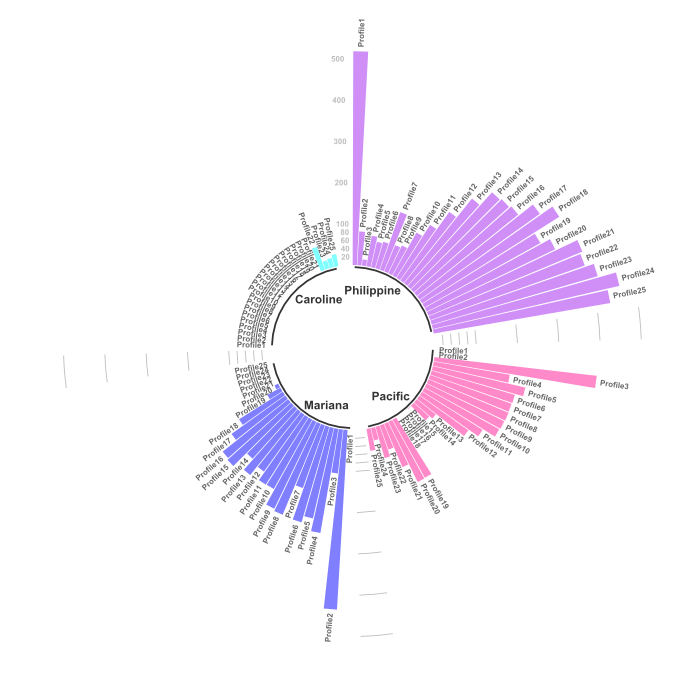

Write the R code that produced this figure.
# Круговая диаграмма пакетом tidyverse // Circular Barplot 

# ЧАСТЬ-1. готовим датафрейм. 
	# шаг-1. вчитываем таблицу с данными. делаем из нее исходный датафрейм. чистим датафрейм от NA
MDepths <- read.csv("Morphology.csv", header=TRUE, sep = ",")
MDF <- na.omit(MDepths) 
row.has.na <- apply(MDF, 1, function(x){any(is.na(x))}) 
sum(row.has.na) 
head(MDF)
	# шаг-2. сшиваем группы категорий по классам (здесь: тектоника, глубины, углы)
MDFt = melt(setDT(MDF), measure = patterns("^plate"), value.name = c("tectonics"))
head(MDFt)

library(tidyverse)
	# шаг-3 создаем короткий датафрейм всего из 3 значений (value - длина лепестка круга)
data<- data.frame(
	id = MDFt$profile, # номера как факторное значение, т.е. просто перечисление, здесь 1:25
	individual = paste("Profile", seq(1,25), sep=""),
	group = MDFt$variable, # здесь: 4 тектон. плиты
	value = MDFt$tectonics) # здесь: значение толщины мор. отложений (длина лепестка круга) 
levels(MDFt$variable) = c("Philippine" , "Pacific", "Mariana", "Caroline") # прописываем названия 4 плит чтобы отображались на оси X


	# шаг-4 делаем пустую колонку чтобы было расстояние между группами /Set a number of 'empty bar' to add at the end of each group
empty_bar=3
to_add = data.frame( matrix(NA, empty_bar*nlevels(data$group), ncol(data)))
colnames(to_add) = colnames(data)
to_add$group=rep(levels(data$group), each=empty_bar)
data=rbind(data, to_add)
data=data %>% arrange(group)
data$id=seq(1, nrow(data))

# ЧАСТЬ-2. 
	# шаг-5 создаем ярлычки-лейблы для каждого лепестка круга - из датафрейма берем информацию для ярлыков // Get the name and the y position of each label
label_data = data 	
number_of_bar=nrow(label_data) # шаг-4 подсчитываем углы calculate the ANGLE of the labels 
angle = 90 - 360 * (label_data$id-0.5) /number_of_bar     # I substract 0.5 because the letter must have the angle of the center of the bars. Not extreme right(1) or extreme left (0)
label_data$hjust<-ifelse(angle < -90, 1, 0) # распределяем ярлычки справа-слева 	
label_data$angle<-ifelse(angle < -90, angle+180, angle) # переворачиваем ярлычки при переходе через 180 гр. // flip angle BY to make them readable 

# ЧАСТЬ-3 теперь рисуем сам круг. 
	# шаг-6. prepare a data frame for base lines
base_data=data %>% 
  	group_by(group) %>% 
  	summarize(start=min(id), end=max(id) - empty_bar) %>% 
  	rowwise() %>% 
  	mutate(title=mean(c(start, end)))

	# шаг-7. prepare a data frame for grid (scales)
grid_data = base_data
grid_data$end = grid_data$end[ c( nrow(grid_data), 1:nrow(grid_data)-1)] + 1
grid_data$start = grid_data$start - 1
grid_data=grid_data[-1,]
	 
	# шаг-8. 
p <- ggplot(data, aes(x = as.factor(id), y = value, fill = group)) +
	geom_bar(aes(x = as.factor(id), y = value, fill = group), stat="identity", alpha=0.5) +	
#	scale_fill_distiller(palette = "Set1") +
  	scale_fill_manual(values = c("purple", "deeppink", "blue", "cyan")) +

	# шаг-9. Add a val=100/75/50/25 lines to make sure barplots are OVER it.
# здесь: чертим насечки масштаба в пустых полях между лепестками здесь от 25-100, далее до 500 через 100.
	geom_segment(data=grid_data, aes(x = end, y = 500, xend = start, yend = 500), colour = "grey", alpha=1, size=0.3 , inherit.aes = FALSE ) + 
	geom_segment(data=grid_data, aes(x = end, y = 400, xend = start, yend = 400), colour = "grey", alpha=1, size=0.3 , inherit.aes = FALSE ) +
	geom_segment(data=grid_data, aes(x = end, y = 300, xend = start, yend = 300), colour = "grey", alpha=1, size=0.3 , inherit.aes = FALSE ) +
	geom_segment(data=grid_data, aes(x = end, y = 200, xend = start, yend = 200), colour = "grey", alpha=1, size=0.3 , inherit.aes = FALSE ) +
	geom_segment(data=grid_data, aes(x = end, y = 100, xend = start, yend = 100), colour = "grey", alpha=1, size=0.3 , inherit.aes = FALSE ) +
	geom_segment(data=grid_data, aes(x = end, y = 80, xend = start, yend = 80), colour = "grey", alpha=1, size=0.3 , inherit.aes = FALSE ) +
	geom_segment(data=grid_data, aes(x = end, y = 60, xend = start, yend = 60), colour = "grey", alpha=1, size=0.3 , inherit.aes = FALSE ) +
	geom_segment(data=grid_data, aes(x = end, y = 40, xend = start, yend = 40), colour = "grey", alpha=1, size=0.3 , inherit.aes = FALSE ) +
	geom_segment(data=grid_data, aes(x = end, y = 20, xend = start, yend = 20), colour = "grey", alpha=1, size=0.3 , inherit.aes = FALSE ) +

	# шаг-10. добавляем аннотации насечек масштаба в одной из колонок Add text showing the value of each 100/75/50/25 lines
	annotate("text", x = rep(max(data$id),9), y = c(20, 40, 60, 80, 100, 200, 300, 400, 500), label = c("20", "40", "60", "80", "100", "200", "300", "400", "500") , color="grey", size = 2 , angle=0, fontface="bold", hjust=1) +	
	ylim(-200,550) + # ylim задает 2 диаметра круга - внешний и внутренний. 
# здесь: ylim у меня 550, т.к. все значения тектоники не превышают 550 (т.е. внешний круг) 
# значение -50 - диаметр внутреннего кружка. здесь у меня -50.
	#theme_minimal() +  
  theme(
    legend.position = "none",
    axis.text = element_blank(),
    axis.title = element_blank(),
	plot.title = element_text(margin = margin(t = 0, r = 0, b = 0, l = 0), size = 10, face = "bold"),
    plot.margin = unit(rep(-1,4), "cm") 
  ) +
	coord_polar() + 
	geom_text(data = label_data, aes(x = id, y = value+10, label = individual, hjust=hjust), color="black", fontface="bold",alpha=0.6, size=2.0, angle= label_data$angle, inherit.aes = FALSE ) +
  # Add base line information
	geom_segment(data = base_data, aes(x = start, y = -5, xend = end, yend = -5), colour = "black", alpha=0.8, size=0.6 , inherit.aes = FALSE )  +
	geom_text(data = base_data, aes(x = title, y = -18, label = group), hjust=c(1,1,0,0), colour = "black", alpha=0.8, size=3, fontface="bold", inherit.aes = FALSE)
p


pushViewport(viewport(layout = grid.layout(1, heights = unit(c(1), "null")))) 
print((p), vp = viewport(layout.pos.row = 1, layout.pos.col = 1))
grid.text("Mariana Trench, Profiles Nr.1-25. \nCircular Barplot: Sedimental Thickness by Tectonic Plates", 
	vp = viewport(layout.pos.row = 1, layout.pos.col = 1:2))
